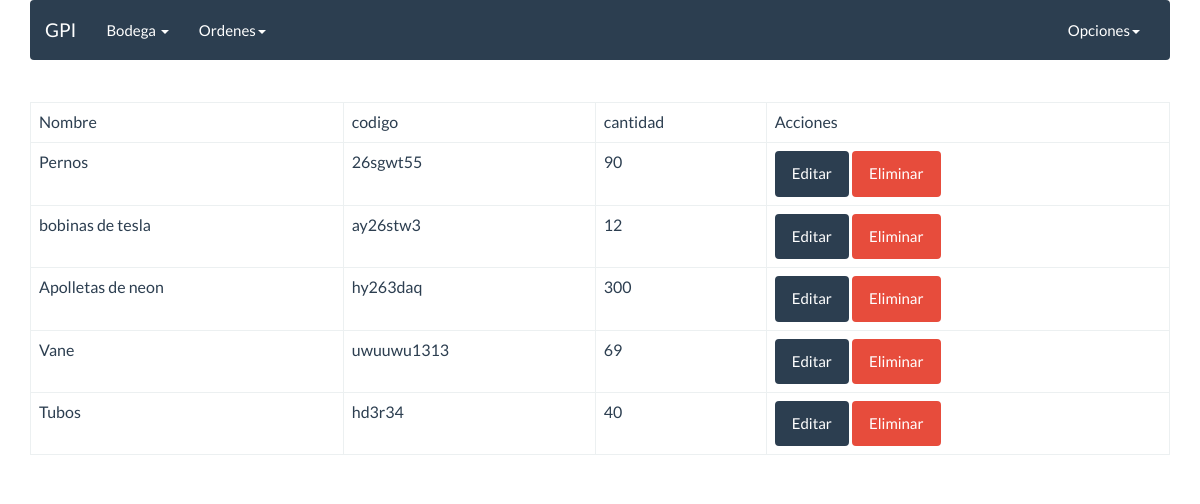
Page /matlist (signed in) on the earlier database version.
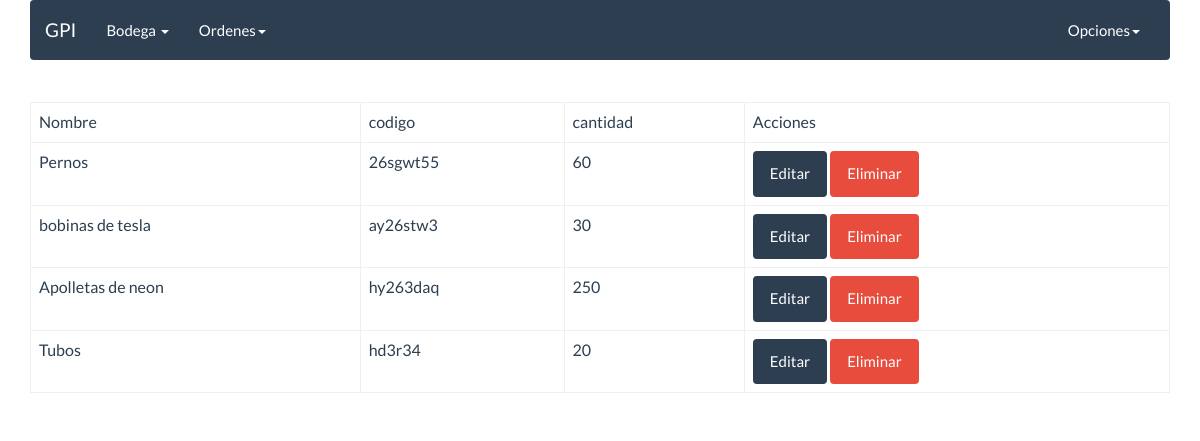
Same page on the later database version.
### Inventario/models.py (models this page shows, shortened)
class Material(models.Model):
    nombre_material = models.CharField(max_length=50,blank=False,null=True)
    codigo = models.CharField(max_length=30,blank=False,null=True)
    cantidad = models.IntegerField(default=0,blank=False,null=False)
    bodega = models.ManyToManyField(Bodega,blank=True)

### Inventario/views.py (the view)
# urls.py: url(r'matlist', materiales_list, name='ver_materiales'),
def materiales_list(request):
    if not request.user.is_authenticated:
        return HttpResponseRedirect('/?next=%s' % request.path)
    materiales_consult = Material.objects.all().order_by('id')
    contexto = {'materiales': materiales_consult}
    return render(request, 'inventario/ver_materiales.html', contexto)

### templates/inventario/ver_materiales.html (shortened to what this page needs)
{% extends "base/base2.html" %}
{% block content %}
  <table class='table table-bordered'>
    <thead>
      <tr>
        <td>Nombre</td>
        <td>codigo</td>
        <td>cantidad</td>
        <td>Acciones</td>
      </tr>
    </thead>
    <tbody>
      {% if materiales %}
      {% for m in materiales %}
      <tr>
        <td>{{m.nombre_material}}</td>
        <td>{{m.codigo}}</td>
        <td>{{m.cantidad}}</td>
        <td>
          <a class="btn btn-primary" href="{% url 'editar_material' m.id %}">Editar</a>
          <a class="btn btn-danger" href="{% url 'eliminar_material' m.id %}">Eliminar</a>
        </td>
      </tr>
      {% endfor %}
      {% else %}
      <h1>No Hay Registros de Materiales</h1>
      {% endif %}
    </tbody>
  </table>
{% endblock %}

Differences in the rows shown:
removed Material: nombre_material "Vane", codigo "uwuuwu1313", cantidad "69"
changed Material "Pernos": cantidad "90" → "60"
changed Material "bobinas de tesla": cantidad "12" → "30"
changed Material "Apolletas de neon": cantidad "300" → "250"
changed Material "Tubos": cantidad "40" → "20"
